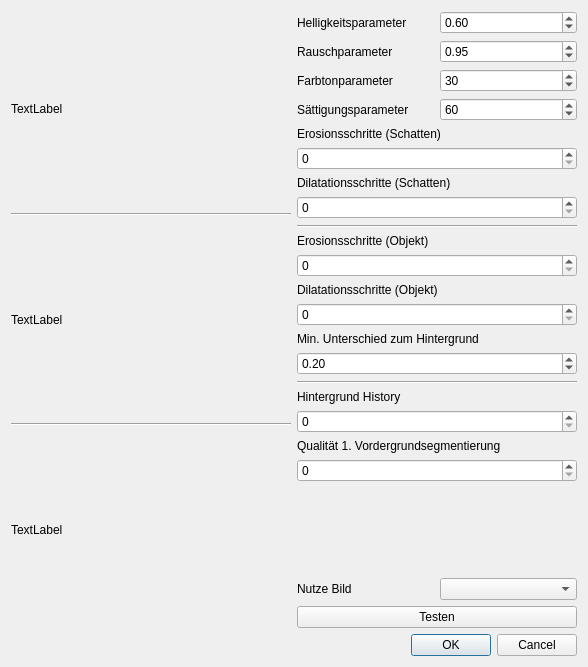
<?xml version="1.0" encoding="UTF-8"?>
<ui version="4.0">
 <class>parameterDialog</class>
 <widget class="QDialog" name="parameterDialog">
  <property name="geometry">
   <rect>
    <x>0</x>
    <y>0</y>
    <width>588</width>
    <height>667</height>
   </rect>
  </property>
  <property name="windowTitle">
   <string>Parameter einstellen</string>
  </property>
  <layout class="QVBoxLayout" name="verticalLayout">
   <item>
    <layout class="QHBoxLayout" name="horizontalLayout">
     <property name="rightMargin">
      <number>0</number>
     </property>
     <item>
      <layout class="QVBoxLayout" name="verticalLayout_2">
       <item>
        <widget class="QLabel" name="labelOrig">
         <property name="text">
          <string>TextLabel</string>
         </property>
        </widget>
       </item>
       <item>
        <widget class="Line" name="line_2">
         <property name="orientation">
          <enum>Qt::Horizontal</enum>
         </property>
        </widget>
       </item>
       <item>
        <widget class="QLabel" name="labelBack">
         <property name="text">
          <string>TextLabel</string>
         </property>
        </widget>
       </item>
       <item>
        <widget class="Line" name="line">
         <property name="orientation">
          <enum>Qt::Horizontal</enum>
         </property>
        </widget>
       </item>
       <item>
        <widget class="QLabel" name="labelTest">
         <property name="text">
          <string>TextLabel</string>
         </property>
        </widget>
       </item>
      </layout>
     </item>
     <item>
      <layout class="QVBoxLayout" name="verticalLayout_3">
       <item>
        <layout class="QGridLayout" name="gridLayout">
         <property name="topMargin">
          <number>0</number>
         </property>
         <item row="2" column="1">
          <widget class="QSpinBox" name="spinBoxHue">
           <property name="maximum">
            <number>255</number>
           </property>
           <property name="value">
            <number>30</number>
           </property>
          </widget>
         </item>
         <item row="0" column="1">
          <widget class="QDoubleSpinBox" name="doubleSpinBoxA">
           <property name="maximum">
            <double>1.000000000000000</double>
           </property>
           <property name="singleStep">
            <double>0.100000000000000</double>
           </property>
           <property name="value">
            <double>0.600000000000000</double>
           </property>
          </widget>
         </item>
         <item row="1" column="1">
          <widget class="QDoubleSpinBox" name="doubleSpinBoxB">
           <property name="maximum">
            <double>1.000000000000000</double>
           </property>
           <property name="singleStep">
            <double>0.100000000000000</double>
           </property>
           <property name="value">
            <double>0.950000000000000</double>
           </property>
          </widget>
         </item>
         <item row="0" column="0">
          <widget class="QLabel" name="label">
           <property name="text">
            <string>Helligkeitsparameter</string>
           </property>
          </widget>
         </item>
         <item row="1" column="0">
          <widget class="QLabel" name="label_2">
           <property name="text">
            <string>Rauschparameter</string>
           </property>
          </widget>
         </item>
         <item row="2" column="0">
          <widget class="QLabel" name="label_3">
           <property name="text">
            <string>Farbtonparameter</string>
           </property>
          </widget>
         </item>
         <item row="3" column="0">
          <widget class="QLabel" name="label_4">
           <property name="text">
            <string>Sättigungsparameter</string>
           </property>
          </widget>
         </item>
         <item row="3" column="1">
          <widget class="QSpinBox" name="spinBoxSat">
           <property name="minimum">
            <number>0</number>
           </property>
           <property name="maximum">
            <number>255</number>
           </property>
           <property name="value">
            <number>60</number>
           </property>
          </widget>
         </item>
        </layout>
       </item>
       <item>
        <widget class="QLabel" name="label_6">
         <property name="text">
          <string>Erosionsschritte (Schatten)</string>
         </property>
        </widget>
       </item>
       <item>
        <widget class="QSpinBox" name="spinBoxErosion">
         <property name="maximum">
          <number>10</number>
         </property>
         <property name="value">
          <number>0</number>
         </property>
        </widget>
       </item>
       <item>
        <widget class="QLabel" name="label_7">
         <property name="text">
          <string>Dilatationsschritte (Schatten)</string>
         </property>
        </widget>
       </item>
       <item>
        <widget class="QSpinBox" name="spinBoxDilatation">
         <property name="maximum">
          <number>10</number>
         </property>
         <property name="value">
          <number>0</number>
         </property>
        </widget>
       </item>
       <item>
        <widget class="Line" name="line_3">
         <property name="orientation">
          <enum>Qt::Horizontal</enum>
         </property>
        </widget>
       </item>
       <item>
        <widget class="QLabel" name="label_8">
         <property name="text">
          <string>Erosionsschritte (Objekt)</string>
         </property>
        </widget>
       </item>
       <item>
        <widget class="QSpinBox" name="spinBoxErodeObj">
         <property name="maximum">
          <number>20</number>
         </property>
        </widget>
       </item>
       <item>
        <widget class="QLabel" name="label_9">
         <property name="text">
          <string>Dilatationsschritte (Objekt)</string>
         </property>
        </widget>
       </item>
       <item>
        <widget class="QSpinBox" name="spinBoxDilateObj">
         <property name="maximum">
          <number>20</number>
         </property>
        </widget>
       </item>
       <item>
        <widget class="QLabel" name="label_10">
         <property name="text">
          <string>Min. Unterschied zum Hintergrund</string>
         </property>
        </widget>
       </item>
       <item>
        <widget class="QDoubleSpinBox" name="doubleSpinBoxBackground">
         <property name="maximum">
          <double>1.000000000000000</double>
         </property>
         <property name="value">
          <double>0.200000000000000</double>
         </property>
        </widget>
       </item>
       <item>
        <widget class="Line" name="line_4">
         <property name="orientation">
          <enum>Qt::Horizontal</enum>
         </property>
        </widget>
       </item>
       <item>
        <widget class="QLabel" name="label_11">
         <property name="text">
          <string>Hintergrund History</string>
         </property>
        </widget>
       </item>
       <item>
        <widget class="QSpinBox" name="spinBoxHistory">
         <property name="value">
          <number>0</number>
         </property>
        </widget>
       </item>
       <item>
        <widget class="QLabel" name="label_12">
         <property name="text">
          <string>Qualität 1. Vordergrundsegmentierung</string>
         </property>
        </widget>
       </item>
       <item>
        <widget class="QSpinBox" name="spinBoxQuality">
         <property name="value">
          <number>0</number>
         </property>
        </widget>
       </item>
       <item>
        <spacer name="verticalSpacer">
         <property name="orientation">
          <enum>Qt::Vertical</enum>
         </property>
         <property name="sizeHint" stdset="0">
          <size>
           <width>20</width>
           <height>40</height>
          </size>
         </property>
        </spacer>
       </item>
       <item>
        <layout class="QHBoxLayout" name="horizontalLayout_2">
         <property name="leftMargin">
          <number>0</number>
         </property>
         <property name="topMargin">
          <number>0</number>
         </property>
         <item>
          <widget class="QLabel" name="label_5">
           <property name="text">
            <string>Nutze Bild</string>
           </property>
          </widget>
         </item>
         <item>
          <widget class="QComboBox" name="comboBoxImage"/>
         </item>
        </layout>
       </item>
       <item>
        <widget class="QPushButton" name="pushButtonTest">
         <property name="text">
          <string>Testen</string>
         </property>
        </widget>
       </item>
      </layout>
     </item>
    </layout>
   </item>
   <item>
    <widget class="QDialogButtonBox" name="buttonBox">
     <property name="orientation">
      <enum>Qt::Horizontal</enum>
     </property>
     <property name="standardButtons">
      <set>QDialogButtonBox::Cancel|QDialogButtonBox::Ok</set>
     </property>
    </widget>
   </item>
  </layout>
 </widget>
 <resources/>
 <connections>
  <connection>
   <sender>buttonBox</sender>
   <signal>accepted()</signal>
   <receiver>parameterDialog</receiver>
   <slot>accept()</slot>
   <hints>
    <hint type="sourcelabel">
     <x>248</x>
     <y>254</y>
    </hint>
    <hint type="destinationlabel">
     <x>157</x>
     <y>274</y>
    </hint>
   </hints>
  </connection>
  <connection>
   <sender>buttonBox</sender>
   <signal>rejected()</signal>
   <receiver>parameterDialog</receiver>
   <slot>reject()</slot>
   <hints>
    <hint type="sourcelabel">
     <x>316</x>
     <y>260</y>
    </hint>
    <hint type="destinationlabel">
     <x>286</x>
     <y>274</y>
    </hint>
   </hints>
  </connection>
  <connection>
   <sender>pushButtonTest</sender>
   <signal>pressed()</signal>
   <receiver>parameterDialog</receiver>
   <slot>testParams()</slot>
   <hints>
    <hint type="sourcelabel">
     <x>437</x>
     <y>369</y>
    </hint>
    <hint type="destinationlabel">
     <x>293</x>
     <y>213</y>
    </hint>
   </hints>
  </connection>
 </connections>
 <slots>
  <slot>testParams()</slot>
 </slots>
</ui>
